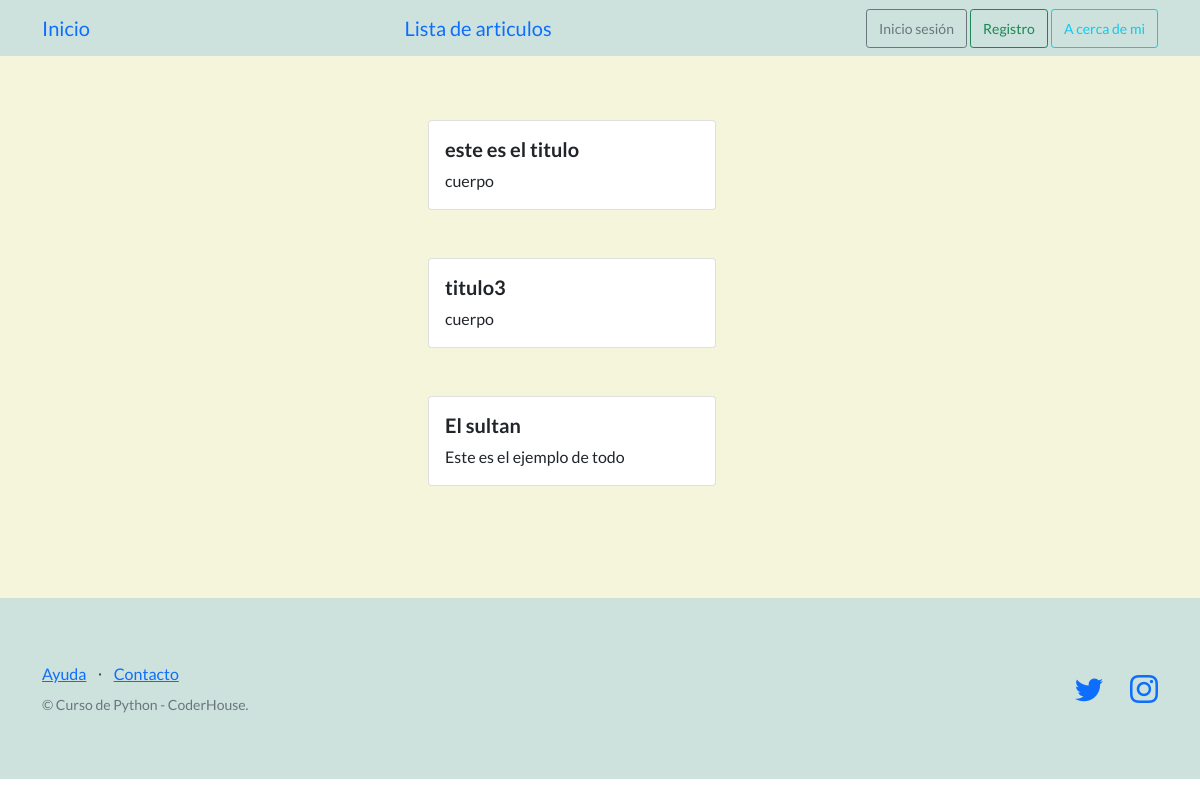
The page / on the database its author committed.
### articulos/models.py (models this page shows, shortened)
class Articulo(models.Model):
    titulo = models.CharField(max_length=164)
    subtitulo = models.CharField(max_length=164)
    cuerpo = models.CharField(max_length=254)
    autor = models.CharField(max_length=164)
    fecha = models.DateField()
    creador = models.ForeignKey(User, on_delete=models.SET_NULL, null=True)

### sistema_blog/views.py (the view)
# urls.py: path('', inicio, name="inicio"),
def inicio(request):
    contexto = {
        "articulos": Articulo.objects.all()
    }
    http_response = render(
        request=request,
        template_name="articulos/index.html",
        context=contexto
    )
    return http_response

### articulos/templates/articulos/index.html
{% extends "articulos/base.html" %}
{% block contenido %}
{% for articulo in articulos %}
<div class="container">
    <div class="row">
      <div class="col">
      </div>
      <div class="col">
        <div class="card" style="width: 18rem;">
            <div class="card-body">
              <h5 class="card-title">{{ articulo.titulo }}</h5>
              <p class="card-text">{{ articulo.cuerpo }}</p>
            </div>
        </div>
        <br>
        <br>
      </div>
      <div class="col">
      </div>
    </div>
  </div>
{% endfor %}
{% endblock contenido %}

### rows shown on the page
Articulo: titulo "este es el titulo", cuerpo "cuerpo"
Articulo: titulo "titulo3", cuerpo "cuerpo"
Articulo: titulo "El sultan", cuerpo "Este es el ejemplo de todo"
